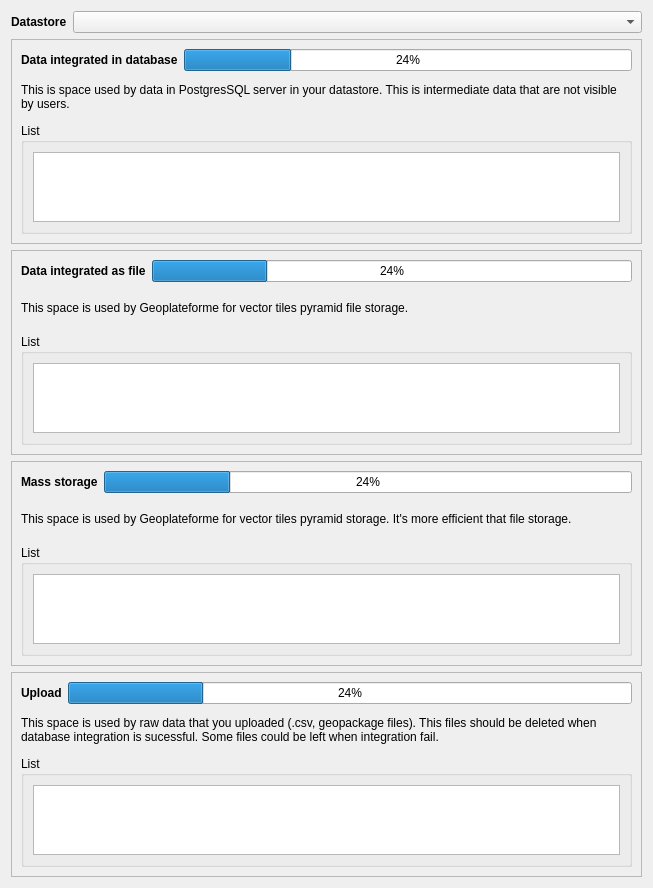
<?xml version="1.0" encoding="UTF-8"?>
<ui version="4.0">
 <class>StorageReportDialog</class>
 <widget class="QDialog" name="StorageReportDialog">
  <property name="geometry">
   <rect>
    <x>0</x>
    <y>0</y>
    <width>653</width>
    <height>629</height>

    <width>715</width>
    <height>917</height>
   </rect>
  </property>
  <property name="windowTitle">
   <string>Storage report</string>
  </property>
  <layout class="QGridLayout" name="gridLayout_9">
   <item row="0" column="0">
    <widget class="QLabel" name="lbl_datastore">
     <property name="sizePolicy">
      <sizepolicy hsizetype="Fixed" vsizetype="Preferred">
       <horstretch>0</horstretch>
       <verstretch>0</verstretch>
      </sizepolicy>
     </property>
     <property name="font">
      <font>
       <weight>75</weight>
       <bold>true</bold>
      </font>
     </property>
     <property name="text">
      <string>Datastore</string>
     </property>
    </widget>
   </item>
   <item row="0" column="1">
    <widget class="DatastoreComboBox" name="cbx_datastore"/>
   </item>
   <item row="1" column="0" colspan="2">
    <widget class="QFrame" name="frm_integrated_in_database">
     <property name="frameShape">
      <enum>QFrame::StyledPanel</enum>
     </property>
     <property name="frameShadow">
      <enum>QFrame::Raised</enum>
     </property>
     <layout class="QGridLayout" name="gridLayout">
      <item row="0" column="0">
       <widget class="QLabel" name="lbl_integrated_in_database">
        <property name="font">
         <font>
          <weight>75</weight>
          <bold>true</bold>
         </font>
        </property>
        <property name="text">
         <string>Data integrated in database</string>
        </property>
       </widget>
      </item>
      <item row="0" column="1">
       <widget class="QProgressBar" name="pgb_integrated_in_database">
        <property name="value">
         <number>24</number>
        </property>
       </widget>
      </item>
      <item row="1" column="0" colspan="2">
       <widget class="QLabel" name="lbl_integrated_in_database_description">
        <property name="minimumSize">
         <size>
          <width>0</width>
          <height>40</height>
         </size>
        </property>
        <property name="text">
         <string>This is space used by data in PostgresSQL server in your datastore. This is intermediate data that are not visible by users.</string>
        </property>
        <property name="wordWrap">
         <bool>true</bool>
        </property>
       </widget>
      </item>
      <item row="2" column="0" colspan="2">
       <widget class="QgsCollapsibleGroupBox" name="gpb_integrated_in_database">
        <property name="title">
         <string>List</string>
        </property>
        <property name="collapsed">
         <bool>true</bool>
        </property>
        <layout class="QGridLayout" name="gridLayout_2">
         <item row="0" column="0">
          <widget class="QTableView" name="tbv_integrated_in_database"/>
         </item>
        </layout>
       </widget>
      </item>
     </layout>
    </widget>
   </item>
   <item row="2" column="0" colspan="2">
    <widget class="QFrame" name="frm_integrated_as_file">
     <property name="frameShape">
      <enum>QFrame::StyledPanel</enum>
     </property>
     <property name="frameShadow">
      <enum>QFrame::Raised</enum>
     </property>
     <layout class="QGridLayout" name="gridLayout_3">
      <item row="0" column="0">
       <widget class="QLabel" name="lbl_integrated_as_file">
        <property name="font">
         <font>
          <weight>75</weight>
          <bold>true</bold>
         </font>
        </property>
        <property name="text">
         <string>Data integrated as file</string>
        </property>
       </widget>
      </item>
      <item row="0" column="1">
       <widget class="QProgressBar" name="pgb_integrated_as_file">
        <property name="value">
         <number>24</number>
        </property>
       </widget>
      </item>
      <item row="1" column="0" colspan="2">
       <widget class="QLabel" name="lbl_integrated_as_file_description">
        <property name="minimumSize">
         <size>
          <width>0</width>
          <height>40</height>
         </size>
        </property>
        <property name="text">
         <string>This space is used by Geoplateforme for vector tiles pyramid file storage.</string>
        </property>
        <property name="wordWrap">
         <bool>true</bool>
        </property>
       </widget>
      </item>
      <item row="2" column="0" colspan="2">
       <widget class="QgsCollapsibleGroupBox" name="gpb_integrated_as_file">
        <property name="title">
         <string>List</string>
        </property>
        <property name="collapsed">
         <bool>true</bool>
        </property>
        <layout class="QGridLayout" name="gridLayout_4">
         <item row="0" column="0">
          <widget class="QTableView" name="tbv_integrated_as_file"/>
         </item>
        </layout>
       </widget>
      </item>
     </layout>
    </widget>
   </item>
   <item row="3" column="0" colspan="2">
    <widget class="QFrame" name="frm_integrated_as_s3">
     <property name="frameShape">
      <enum>QFrame::StyledPanel</enum>
     </property>
     <property name="frameShadow">
      <enum>QFrame::Raised</enum>
     </property>
     <layout class="QGridLayout" name="gridLayout_5">
      <item row="0" column="0">
       <widget class="QLabel" name="lbl_integrated_as_s3">
        <property name="font">
         <font>
          <weight>75</weight>
          <bold>true</bold>
         </font>
        </property>
        <property name="text">
         <string>Mass storage</string>
        </property>
       </widget>
      </item>
      <item row="0" column="1">
       <widget class="QProgressBar" name="pgb_integrated_as_s3">
        <property name="value">
         <number>24</number>
        </property>
       </widget>
      </item>
      <item row="1" column="0" colspan="2">
       <widget class="QLabel" name="lbl_integrated_as_s3_description">
        <property name="minimumSize">
         <size>
          <width>0</width>
          <height>40</height>
         </size>
        </property>
        <property name="text">
         <string>This space is used by Geoplateforme for vector tiles pyramid storage. It's more efficient that file storage.</string>
        </property>
        <property name="wordWrap">
         <bool>true</bool>
        </property>
       </widget>
      </item>
      <item row="2" column="0" colspan="2">
       <widget class="QgsCollapsibleGroupBox" name="gpb_integrated_as_s3">
        <property name="title">
         <string>List</string>
        </property>
        <property name="collapsed">
         <bool>true</bool>
        </property>
        <layout class="QGridLayout" name="gridLayout_6">
         <item row="0" column="0">
          <widget class="QTableView" name="tbv_integrated_as_s3"/>
         </item>
        </layout>
       </widget>
      </item>
     </layout>
    </widget>
   </item>
   <item row="4" column="0" colspan="2">
    <widget class="QFrame" name="frm_upload">
     <property name="frameShape">
      <enum>QFrame::StyledPanel</enum>
     </property>
     <property name="frameShadow">
      <enum>QFrame::Raised</enum>
     </property>
     <layout class="QGridLayout" name="gridLayout_7">
      <item row="0" column="0">
       <widget class="QLabel" name="lbl_upload">
        <property name="font">
         <font>
          <weight>75</weight>
          <bold>true</bold>
         </font>
        </property>
        <property name="text">
         <string>Upload</string>
        </property>
       </widget>
      </item>
      <item row="0" column="1">
       <widget class="QProgressBar" name="pgb_upload">
        <property name="value">
         <number>24</number>
        </property>
       </widget>
      </item>
      <item row="1" column="0" colspan="2">
       <widget class="QLabel" name="lbl_upload_description">
        <property name="minimumSize">
         <size>
          <width>0</width>
          <height>40</height>
         </size>
        </property>
        <property name="text">
         <string>This space is used by raw data that you uploaded (.csv, geopackage files). This files should be deleted when database integration is sucessful. Some files could be left when integration fail.</string>
        </property>
        <property name="textFormat">
         <enum>Qt::AutoText</enum>
        </property>
        <property name="wordWrap">
         <bool>true</bool>
        </property>
       </widget>
      </item>
      <item row="2" column="0" colspan="2">
       <widget class="QgsCollapsibleGroupBox" name="gpb_upload">
        <property name="title">
         <string>List</string>
        </property>
        <property name="collapsed">
         <bool>true</bool>
        </property>
        <layout class="QGridLayout" name="gridLayout_8">
         <item row="0" column="0">
          <widget class="QTableView" name="tbv_upload"/>
         </item>
        </layout>
       </widget>
      </item>
     </layout>
    </widget>
   </item>
   <item row="5" column="1">
    <spacer name="verticalSpacer">
     <property name="orientation">
      <enum>Qt::Vertical</enum>
     </property>
     <property name="sizeHint" stdset="0">
      <size>
       <width>20</width>
       <height>40</height>
      </size>
     </property>
    </spacer>
   </item>
  </layout>
 </widget>
 <customwidgets>
  <customwidget>
   <class>QgsCollapsibleGroupBox</class>
   <extends>QGroupBox</extends>
   <header>qgscollapsiblegroupbox.h</header>
   <container>1</container>
  </customwidget>
  <customwidget>
   <class>DatastoreComboBox</class>
   <extends>QComboBox</extends>
   <header>geoplateforme.gui.cbx_datastore</header>
  </customwidget>
 </customwidgets>
 <resources/>
 <connections/>
</ui>
